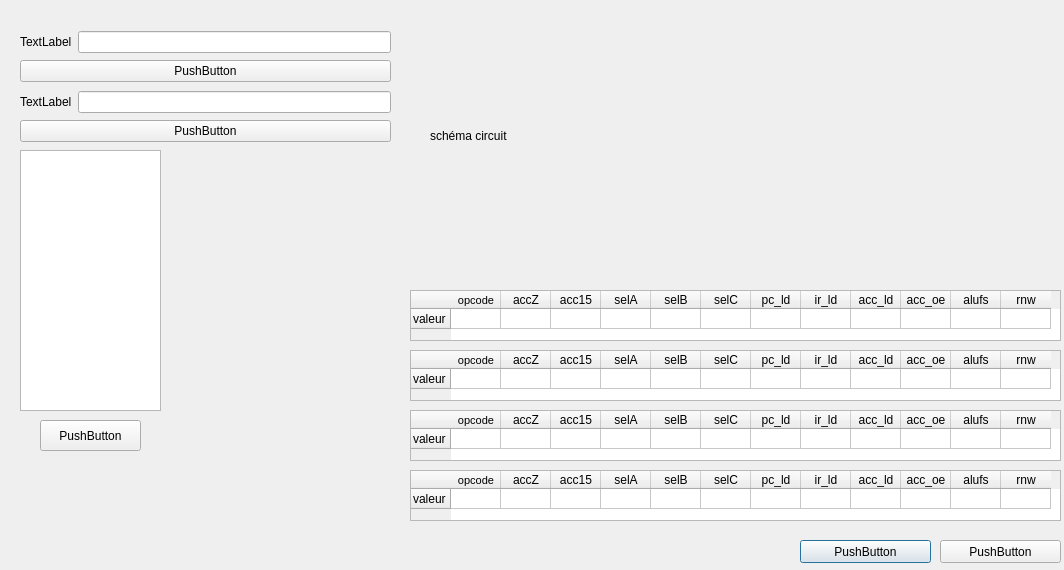
<?xml version="1.0" encoding="UTF-8"?>
<ui version="4.0">
 <class>Apprendre</class>
 <widget class="QDialog" name="Apprendre">
  <property name="geometry">
   <rect>
    <x>0</x>
    <y>0</y>
    <width>1064</width>
    <height>570</height>
   </rect>
  </property>
  <property name="windowTitle">
   <string>Module d'apprentissage</string>
  </property>
  <widget class="QListWidget" name="listWidget">
   <property name="geometry">
    <rect>
     <x>20</x>
     <y>150</y>
     <width>141</width>
     <height>261</height>
    </rect>
   </property>
  </widget>
  <widget class="QPushButton" name="pushButton">
   <property name="geometry">
    <rect>
     <x>800</x>
     <y>540</y>
     <width>131</width>
     <height>23</height>
    </rect>
   </property>
   <property name="text">
    <string>PushButton</string>
   </property>
  </widget>
  <widget class="QPushButton" name="pushButton_3">
   <property name="geometry">
    <rect>
     <x>940</x>
     <y>540</y>
     <width>121</width>
     <height>23</height>
    </rect>
   </property>
   <property name="text">
    <string>PushButton</string>
   </property>
  </widget>
  <widget class="QPushButton" name="pushButton_2">
   <property name="geometry">
    <rect>
     <x>40</x>
     <y>420</y>
     <width>101</width>
     <height>31</height>
    </rect>
   </property>
   <property name="text">
    <string>PushButton</string>
   </property>
  </widget>
  <widget class="QLabel" name="label">
   <property name="geometry">
    <rect>
     <x>430</x>
     <y>-20</y>
     <width>621</width>
     <height>311</height>
    </rect>
   </property>
   <property name="text">
    <string>schéma circuit</string>
   </property>
  </widget>
  <widget class="QWidget" name="layoutWidget">
   <property name="geometry">
    <rect>
     <x>20</x>
     <y>90</y>
     <width>371</width>
     <height>53</height>
    </rect>
   </property>
   <layout class="QVBoxLayout" name="verticalLayout">
    <item>
     <layout class="QHBoxLayout" name="horizontalLayout">
      <item>
       <widget class="QLabel" name="label_3">
        <property name="text">
         <string>TextLabel</string>
        </property>
       </widget>
      </item>
      <item>
       <widget class="QLineEdit" name="lineEdit_2"/>
      </item>
     </layout>
    </item>
    <item>
     <widget class="QPushButton" name="pushButton_4">
      <property name="text">
       <string>PushButton</string>
      </property>
     </widget>
    </item>
   </layout>
  </widget>
  <widget class="QWidget" name="layoutWidget">
   <property name="geometry">
    <rect>
     <x>20</x>
     <y>30</y>
     <width>371</width>
     <height>53</height>
    </rect>
   </property>
   <layout class="QVBoxLayout" name="verticalLayout_2">
    <item>
     <layout class="QHBoxLayout" name="horizontalLayout_2">
      <item>
       <widget class="QLabel" name="label_2">
        <property name="text">
         <string>TextLabel</string>
        </property>
       </widget>
      </item>
      <item>
       <widget class="QLineEdit" name="lineEdit"/>
      </item>
     </layout>
    </item>
    <item>
     <widget class="QPushButton" name="pushButton_5">
      <property name="text">
       <string>PushButton</string>
      </property>
     </widget>
    </item>
   </layout>
  </widget>
  <widget class="QTableWidget" name="tableWidget_4">
   <property name="geometry">
    <rect>
     <x>520</x>
     <y>820</y>
     <width>651</width>
     <height>51</height>
    </rect>
   </property>
   <attribute name="horizontalHeaderDefaultSectionSize">
    <number>50</number>
   </attribute>
   <attribute name="horizontalHeaderMinimumSectionSize">
    <number>50</number>
   </attribute>
   <attribute name="horizontalHeaderShowSortIndicator" stdset="0">
    <bool>true</bool>
   </attribute>
   <attribute name="verticalHeaderDefaultSectionSize">
    <number>20</number>
   </attribute>
   <row>
    <property name="text">
     <string>valeur</string>
    </property>
   </row>
   <column>
    <property name="text">
     <string notr="true">opcode</string>
    </property>
    <property name="font">
     <font>
      <pointsize>8</pointsize>
     </font>
    </property>
   </column>
   <column>
    <property name="text">
     <string>accZ</string>
    </property>
   </column>
   <column>
    <property name="text">
     <string>acc15</string>
    </property>
   </column>
   <column>
    <property name="text">
     <string>selA</string>
    </property>
   </column>
   <column>
    <property name="text">
     <string>selB</string>
    </property>
   </column>
   <column>
    <property name="text">
     <string>selC</string>
    </property>
   </column>
   <column>
    <property name="text">
     <string>pc_ld</string>
    </property>
   </column>
   <column>
    <property name="text">
     <string>ir_ld</string>
    </property>
   </column>
   <column>
    <property name="text">
     <string>acc_ld</string>
    </property>
   </column>
   <column>
    <property name="text">
     <string>acc_oe</string>
    </property>
   </column>
   <column>
    <property name="text">
     <string>alufs</string>
    </property>
   </column>
   <column>
    <property name="text">
     <string>rnw</string>
    </property>
   </column>
  </widget>
  <widget class="QTableWidget" name="tableWidget">
   <property name="geometry">
    <rect>
     <x>520</x>
     <y>700</y>
     <width>651</width>
     <height>51</height>
    </rect>
   </property>
   <attribute name="horizontalHeaderDefaultSectionSize">
    <number>50</number>
   </attribute>
   <attribute name="horizontalHeaderMinimumSectionSize">
    <number>50</number>
   </attribute>
   <attribute name="horizontalHeaderShowSortIndicator" stdset="0">
    <bool>true</bool>
   </attribute>
   <attribute name="verticalHeaderDefaultSectionSize">
    <number>20</number>
   </attribute>
   <row>
    <property name="text">
     <string>valeur</string>
    </property>
   </row>
   <column>
    <property name="text">
     <string notr="true">opcode</string>
    </property>
    <property name="font">
     <font>
      <pointsize>8</pointsize>
     </font>
    </property>
   </column>
   <column>
    <property name="text">
     <string>accZ</string>
    </property>
   </column>
   <column>
    <property name="text">
     <string>acc15</string>
    </property>
   </column>
   <column>
    <property name="text">
     <string>selA</string>
    </property>
   </column>
   <column>
    <property name="text">
     <string>selB</string>
    </property>
   </column>
   <column>
    <property name="text">
     <string>selC</string>
    </property>
   </column>
   <column>
    <property name="text">
     <string>pc_ld</string>
    </property>
   </column>
   <column>
    <property name="text">
     <string>ir_ld</string>
    </property>
   </column>
   <column>
    <property name="text">
     <string>acc_ld</string>
    </property>
   </column>
   <column>
    <property name="text">
     <string>acc_oe</string>
    </property>
   </column>
   <column>
    <property name="text">
     <string>alufs</string>
    </property>
   </column>
   <column>
    <property name="text">
     <string>rnw</string>
    </property>
   </column>
  </widget>
  <widget class="QTableWidget" name="tableWidget_2">
   <property name="geometry">
    <rect>
     <x>520</x>
     <y>760</y>
     <width>651</width>
     <height>51</height>
    </rect>
   </property>
   <attribute name="horizontalHeaderDefaultSectionSize">
    <number>50</number>
   </attribute>
   <attribute name="horizontalHeaderMinimumSectionSize">
    <number>50</number>
   </attribute>
   <attribute name="horizontalHeaderShowSortIndicator" stdset="0">
    <bool>true</bool>
   </attribute>
   <attribute name="verticalHeaderDefaultSectionSize">
    <number>20</number>
   </attribute>
   <row>
    <property name="text">
     <string>valeur</string>
    </property>
   </row>
   <column>
    <property name="text">
     <string notr="true">opcode</string>
    </property>
    <property name="font">
     <font>
      <pointsize>8</pointsize>
     </font>
    </property>
   </column>
   <column>
    <property name="text">
     <string>accZ</string>
    </property>
   </column>
   <column>
    <property name="text">
     <string>acc15</string>
    </property>
   </column>
   <column>
    <property name="text">
     <string>selA</string>
    </property>
   </column>
   <column>
    <property name="text">
     <string>selB</string>
    </property>
   </column>
   <column>
    <property name="text">
     <string>selC</string>
    </property>
   </column>
   <column>
    <property name="text">
     <string>pc_ld</string>
    </property>
   </column>
   <column>
    <property name="text">
     <string>ir_ld</string>
    </property>
   </column>
   <column>
    <property name="text">
     <string>acc_ld</string>
    </property>
   </column>
   <column>
    <property name="text">
     <string>acc_oe</string>
    </property>
   </column>
   <column>
    <property name="text">
     <string>alufs</string>
    </property>
   </column>
   <column>
    <property name="text">
     <string>rnw</string>
    </property>
   </column>
  </widget>
  <widget class="QTableWidget" name="tableWidget_5">
   <property name="geometry">
    <rect>
     <x>410</x>
     <y>290</y>
     <width>651</width>
     <height>51</height>
    </rect>
   </property>
   <attribute name="horizontalHeaderDefaultSectionSize">
    <number>50</number>
   </attribute>
   <attribute name="horizontalHeaderMinimumSectionSize">
    <number>50</number>
   </attribute>
   <attribute name="horizontalHeaderShowSortIndicator" stdset="0">
    <bool>true</bool>
   </attribute>
   <attribute name="verticalHeaderDefaultSectionSize">
    <number>20</number>
   </attribute>
   <row>
    <property name="text">
     <string>valeur</string>
    </property>
   </row>
   <column>
    <property name="text">
     <string notr="true">opcode</string>
    </property>
    <property name="font">
     <font>
      <pointsize>8</pointsize>
     </font>
    </property>
   </column>
   <column>
    <property name="text">
     <string>accZ</string>
    </property>
   </column>
   <column>
    <property name="text">
     <string>acc15</string>
    </property>
   </column>
   <column>
    <property name="text">
     <string>selA</string>
    </property>
   </column>
   <column>
    <property name="text">
     <string>selB</string>
    </property>
   </column>
   <column>
    <property name="text">
     <string>selC</string>
    </property>
   </column>
   <column>
    <property name="text">
     <string>pc_ld</string>
    </property>
   </column>
   <column>
    <property name="text">
     <string>ir_ld</string>
    </property>
   </column>
   <column>
    <property name="text">
     <string>acc_ld</string>
    </property>
   </column>
   <column>
    <property name="text">
     <string>acc_oe</string>
    </property>
   </column>
   <column>
    <property name="text">
     <string>alufs</string>
    </property>
   </column>
   <column>
    <property name="text">
     <string>rnw</string>
    </property>
   </column>
  </widget>
  <widget class="QTableWidget" name="tableWidget_6">
   <property name="geometry">
    <rect>
     <x>410</x>
     <y>470</y>
     <width>651</width>
     <height>51</height>
    </rect>
   </property>
   <attribute name="horizontalHeaderDefaultSectionSize">
    <number>50</number>
   </attribute>
   <attribute name="horizontalHeaderMinimumSectionSize">
    <number>50</number>
   </attribute>
   <attribute name="horizontalHeaderShowSortIndicator" stdset="0">
    <bool>true</bool>
   </attribute>
   <attribute name="verticalHeaderDefaultSectionSize">
    <number>20</number>
   </attribute>
   <row>
    <property name="text">
     <string>valeur</string>
    </property>
   </row>
   <column>
    <property name="text">
     <string notr="true">opcode</string>
    </property>
    <property name="font">
     <font>
      <pointsize>8</pointsize>
     </font>
    </property>
   </column>
   <column>
    <property name="text">
     <string>accZ</string>
    </property>
   </column>
   <column>
    <property name="text">
     <string>acc15</string>
    </property>
   </column>
   <column>
    <property name="text">
     <string>selA</string>
    </property>
   </column>
   <column>
    <property name="text">
     <string>selB</string>
    </property>
   </column>
   <column>
    <property name="text">
     <string>selC</string>
    </property>
   </column>
   <column>
    <property name="text">
     <string>pc_ld</string>
    </property>
   </column>
   <column>
    <property name="text">
     <string>ir_ld</string>
    </property>
   </column>
   <column>
    <property name="text">
     <string>acc_ld</string>
    </property>
   </column>
   <column>
    <property name="text">
     <string>acc_oe</string>
    </property>
   </column>
   <column>
    <property name="text">
     <string>alufs</string>
    </property>
   </column>
   <column>
    <property name="text">
     <string>rnw</string>
    </property>
   </column>
  </widget>
  <widget class="QTableWidget" name="tableWidget_7">
   <property name="geometry">
    <rect>
     <x>410</x>
     <y>350</y>
     <width>651</width>
     <height>51</height>
    </rect>
   </property>
   <attribute name="horizontalHeaderDefaultSectionSize">
    <number>50</number>
   </attribute>
   <attribute name="horizontalHeaderMinimumSectionSize">
    <number>50</number>
   </attribute>
   <attribute name="horizontalHeaderShowSortIndicator" stdset="0">
    <bool>true</bool>
   </attribute>
   <attribute name="verticalHeaderDefaultSectionSize">
    <number>20</number>
   </attribute>
   <row>
    <property name="text">
     <string>valeur</string>
    </property>
   </row>
   <column>
    <property name="text">
     <string notr="true">opcode</string>
    </property>
    <property name="font">
     <font>
      <pointsize>8</pointsize>
     </font>
    </property>
   </column>
   <column>
    <property name="text">
     <string>accZ</string>
    </property>
   </column>
   <column>
    <property name="text">
     <string>acc15</string>
    </property>
   </column>
   <column>
    <property name="text">
     <string>selA</string>
    </property>
   </column>
   <column>
    <property name="text">
     <string>selB</string>
    </property>
   </column>
   <column>
    <property name="text">
     <string>selC</string>
    </property>
   </column>
   <column>
    <property name="text">
     <string>pc_ld</string>
    </property>
   </column>
   <column>
    <property name="text">
     <string>ir_ld</string>
    </property>
   </column>
   <column>
    <property name="text">
     <string>acc_ld</string>
    </property>
   </column>
   <column>
    <property name="text">
     <string>acc_oe</string>
    </property>
   </column>
   <column>
    <property name="text">
     <string>alufs</string>
    </property>
   </column>
   <column>
    <property name="text">
     <string>rnw</string>
    </property>
   </column>
  </widget>
  <widget class="QTableWidget" name="tableWidget_8">
   <property name="geometry">
    <rect>
     <x>410</x>
     <y>410</y>
     <width>651</width>
     <height>51</height>
    </rect>
   </property>
   <attribute name="horizontalHeaderDefaultSectionSize">
    <number>50</number>
   </attribute>
   <attribute name="horizontalHeaderMinimumSectionSize">
    <number>50</number>
   </attribute>
   <attribute name="horizontalHeaderShowSortIndicator" stdset="0">
    <bool>true</bool>
   </attribute>
   <attribute name="verticalHeaderDefaultSectionSize">
    <number>20</number>
   </attribute>
   <row>
    <property name="text">
     <string>valeur</string>
    </property>
   </row>
   <column>
    <property name="text">
     <string notr="true">opcode</string>
    </property>
    <property name="font">
     <font>
      <pointsize>8</pointsize>
     </font>
    </property>
   </column>
   <column>
    <property name="text">
     <string>accZ</string>
    </property>
   </column>
   <column>
    <property name="text">
     <string>acc15</string>
    </property>
   </column>
   <column>
    <property name="text">
     <string>selA</string>
    </property>
   </column>
   <column>
    <property name="text">
     <string>selB</string>
    </property>
   </column>
   <column>
    <property name="text">
     <string>selC</string>
    </property>
   </column>
   <column>
    <property name="text">
     <string>pc_ld</string>
    </property>
   </column>
   <column>
    <property name="text">
     <string>ir_ld</string>
    </property>
   </column>
   <column>
    <property name="text">
     <string>acc_ld</string>
    </property>
   </column>
   <column>
    <property name="text">
     <string>acc_oe</string>
    </property>
   </column>
   <column>
    <property name="text">
     <string>alufs</string>
    </property>
   </column>
   <column>
    <property name="text">
     <string>rnw</string>
    </property>
   </column>
  </widget>
  <zorder>layoutWidget</zorder>
  <zorder>layoutWidget</zorder>
  <zorder>listWidget</zorder>
  <zorder>pushButton</zorder>
  <zorder>pushButton_3</zorder>
  <zorder>pushButton_2</zorder>
  <zorder>label</zorder>
  <zorder>lineEdit</zorder>
  <zorder>tableWidget_4</zorder>
  <zorder>tableWidget</zorder>
  <zorder>tableWidget_2</zorder>
  <zorder>tableWidget_5</zorder>
  <zorder>tableWidget_6</zorder>
  <zorder>tableWidget_7</zorder>
  <zorder>tableWidget_8</zorder>
 </widget>
 <tabstops>
  <tabstop>listWidget</tabstop>
  <tabstop>pushButton_2</tabstop>
  <tabstop>pushButton_3</tabstop>
  <tabstop>pushButton</tabstop>
 </tabstops>
 <resources/>
 <connections/>
</ui>
